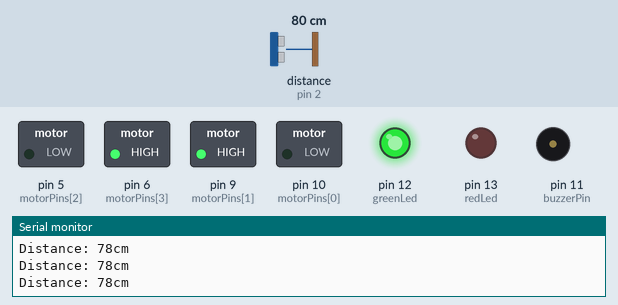
Simulated run of this sketch. Board: Arduino Uno, built with avr-gcc and run on an emulated ATmega328P. Shown: switched loads named in the sketch (green lamp = pin HIGH), output pins drawn as LEDs (lit = HIGH), buzzer (waves = sounding, pin HIGH), the last lines printed to the serial monitor. Wiring (inferred from the names in the program): ultrasonic range finder: trigger pin 3; echo pin 2. Dashed ring = blinking. Inputs (shaded band) come from the test bench; at power-on: distance to the obstacle (sensor on pin 2) 80 cm. The echo pulse lasts 58.3 µs per cm; random numbers use the default seed unless the sketch sets one; pins used as bus, display or sensor lines are not drawn.

Above: at 1.2 s.
1.3 s: distance to the obstacle (sensor on pin 2) set to 19 cm
4.3 s: distance to the obstacle (sensor on pin 2) set to 15 cm
At 4.7 s:
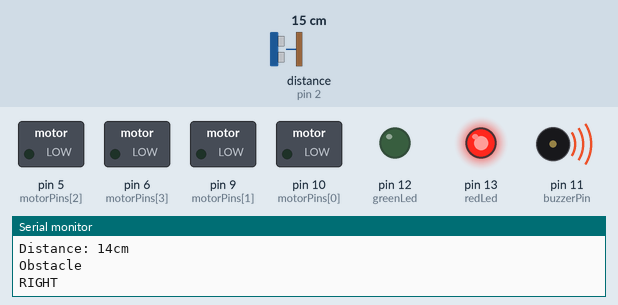
7.3 s: distance to the obstacle (sensor on pin 2) set to 18 cm
At 8.6 s:
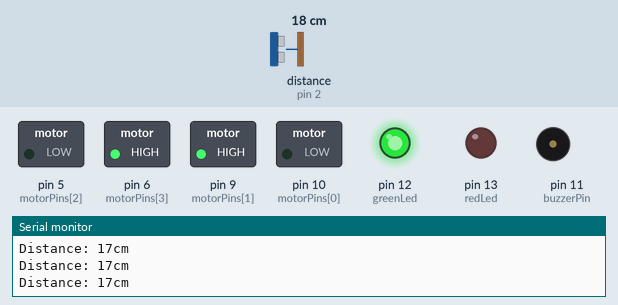
8.9 s: distance to the obstacle (sensor on pin 2) set to 2 cm
At 9.53 s:
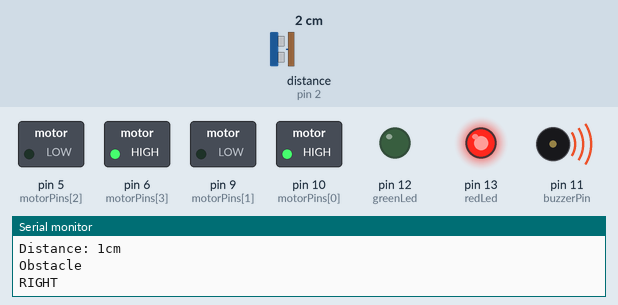
Timing chart, 0 to 12.9 s (numbered marks = the images above; inputs shaded):
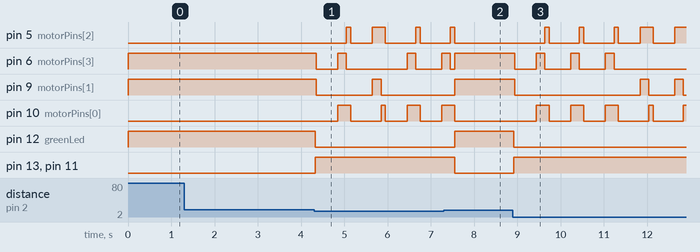

Measured:
- the behaviour switches between 17 and 16 cm on distance to the obstacle (sensor on pin 2) (found by bisection; images 0 and 1)
- after the input at 4.3 s, pin 5 (motorPins[2]): goes HIGH 0.10 s, LOW 0.50 s, HIGH 0.30 s, LOW 0.70 s, HIGH 0.10 s, then LOW, starting after 0.75 s; pin 6 (motorPins[3]): goes LOW 0.50 s, HIGH 0.20 s, LOW 1.4 s, HIGH 0.20 s, LOW 0.60 s, then HIGH, starting after 0.05 s
- after the input at 7.3 s, pin 9 (motorPins[1]), pin 12 (greenLed): LOW → HIGH after 0.26 s; pin 13 (redLed), pin 11 (buzzerPin): HIGH → LOW after 0.26 s
- after the input at 8.9 s, pin 5 (motorPins[2]): LOW → HIGH after 0.74 s, → LOW 0.10 s later, → HIGH 0.70 s later, → LOW 0.10 s later, … (9 changes in this stretch); pin 6 (motorPins[3]): alternates HIGH for 0.20 s and LOW for 0.60 s, 7 changes in all, then stays LOW, starting at once

The sketch:

roombaCar.ino
```cpp
/*
	Gavin's Autonomous Robot Code
    Making a Robot Move with 2 DC Motors L293
    and
    Ultrasonic Distance Sensor
*/

// Variables

// Sensor
const int trigPin = 3;
const int echoPin = 2;

long duration;
int distance;

// LEDs
const int greenLed = 12;
const int redLed = 13;

// Motors
int motorPins[] = {10, 9, 5, 6}; // Motor pins wiring flipped in irl version
// 0, 1 -> motorA pins
// 2, 3 -> motorB pins

// Random
int randomChoice;

// Buzzer
int buzzerPin = 11;

void setup() {

  // LED pin modes
  pinMode(redLed, OUTPUT);
  pinMode(greenLed, OUTPUT);

  // Serial Stuff
  Serial.begin(9600);

  // Randomness
  randomSeed(analogRead(0));

  // ultrasonic sensor pins
  pinMode(trigPin, OUTPUT);
  pinMode(echoPin, INPUT);

  // buzzer
  pinMode(buzzerPin, OUTPUT);

  // iterate through motor pins
  for (int i = 0; i < 4; i++) {
	pinMode(motorPins[i], OUTPUT);
  }

}

void loop() {
  do {
    greenOnRedOff();
    forward();

    digitalWrite(trigPin, LOW); // clear trigPin condition
    delayMicroseconds(2);

    // Activate trigPin for 10 microsecs
    digitalWrite(trigPin, HIGH);
    delayMicroseconds(10);
    digitalWrite(trigPin, LOW);

    // Read what echo pin saw
    duration = pulseIn(echoPin, HIGH);
    distance = duration * 0.034 / 2;

    // Displays the distance on the Serial Monitor
    Serial.print("Distance: ");
    Serial.print(distance);
    Serial.println("cm");

  } while (distance > 15);

  redOnGreenOff();

  Serial.println("Obstacle");

  // Direction, Turn Speed, Reverse Delay
  avoidObstacle(random(2));

  // Displays the distance on the Serial Monitor
  Serial.print("Distance: ");
  Serial.print(distance);
  Serial.println("cm");
}

void greenOnRedOff() {
  digitalWrite(buzzerPin, LOW);
  digitalWrite(greenLed, HIGH);
  digitalWrite(redLed, LOW);
}

void redOnGreenOff() {
  digitalWrite(buzzerPin, HIGH);
  digitalWrite(greenLed, LOW);
  digitalWrite(redLed, HIGH);
}

void avoidObstacle(bool direction) {
  if (direction == true) { // Left
    Serial.println("LEFT");
    stop();
    delay(500);
    left();
    delay(200);
    reverse();
    delay(100);
  }
  else { // Right
    Serial.println("RIGHT");
    stop();
    delay(500);
    right();
    delay(200);
    reverse();
    delay(100);
  }
}

void forward() {
  for (int i = 0; i < 4; i++) { // Iterate through list of pins
    if (i % 2 == 0) { // Check if even
      digitalWrite(motorPins[i], LOW);
    }
    else { // ODD
      digitalWrite(motorPins[i], HIGH);
    }
  }
}

void reverse() {
  for (int i = 0; i < 4; i++) { // Iterate through list of pins
    if (i % 2 == 0) { // Check if even
      digitalWrite(motorPins[i], HIGH);
    }
    else { // ODD
      digitalWrite(motorPins[i], LOW);
    }
  }
}

void left() {
  digitalWrite(motorPins[0], LOW);
  digitalWrite(motorPins[1], HIGH);
  digitalWrite(motorPins[2], HIGH);
  digitalWrite(motorPins[3], LOW);
}

void right() {
  digitalWrite(motorPins[0], HIGH);
  digitalWrite(motorPins[1], LOW);
  digitalWrite(motorPins[2], LOW);
  digitalWrite(motorPins[3], HIGH);
}

void stop() {
  for (int i = 0; i < 4; i++) { // Iterate through list of pins
	digitalWrite(motorPins[i], LOW);
  }
}
```
